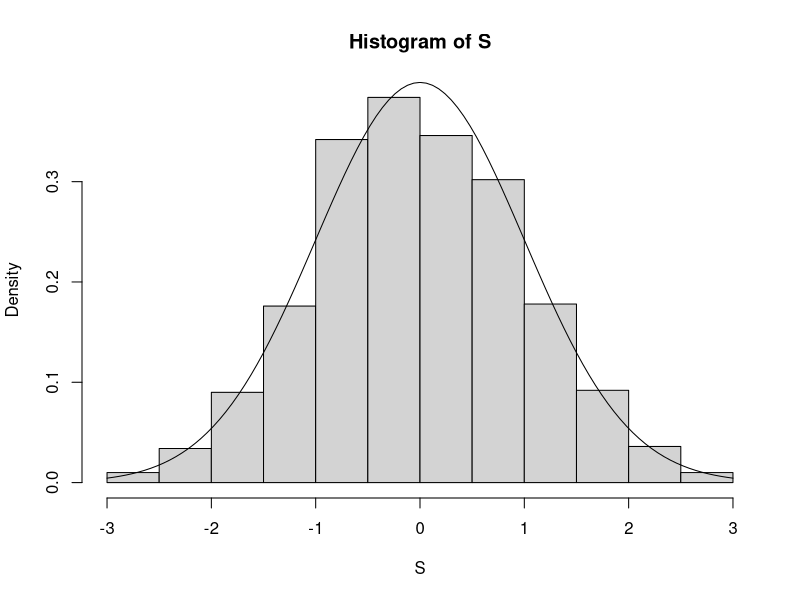
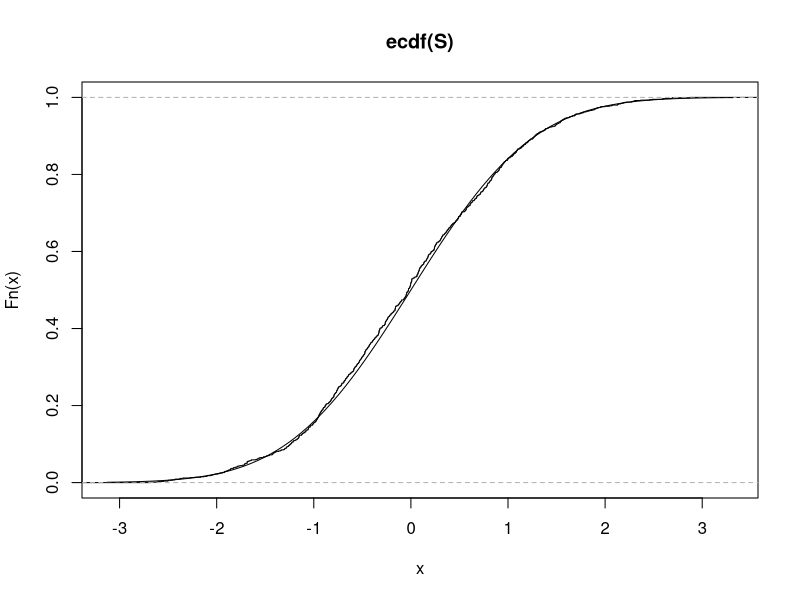
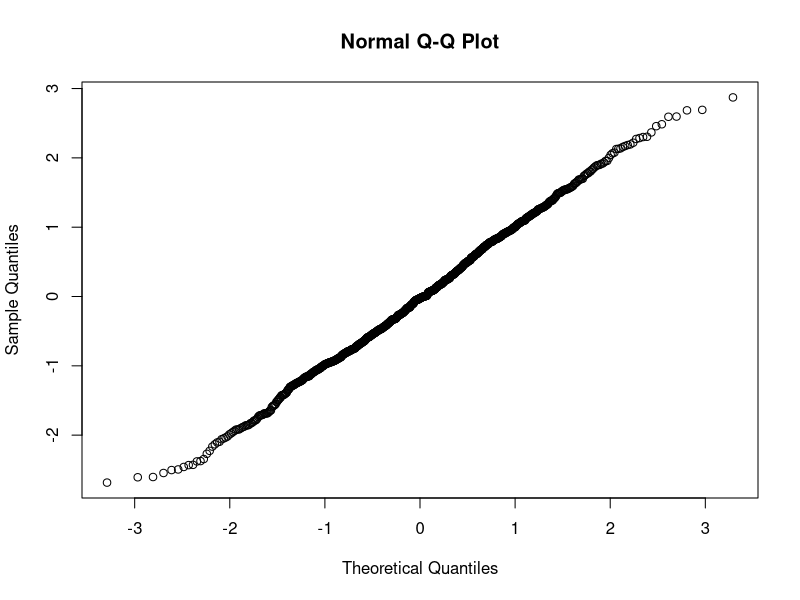

Generate these figures, in order, with R:
n <- 10^{3}
rnormCTG <- function(n) { replicate(n, sum(runif(12))-6) }

S<- rnormCTG(n)

hist(S, prob=TRUE) 

curve(dnorm, add=TRUE) 

plot(ecdf(S))
curve(pnorm, add=TRUE)

ks.test(S,pnorm)

qqnorm(S)
qnorm(1/100)

shapiro.test(S) #za duża próbka, nie wykrylo!

S <- rnorm(n)
